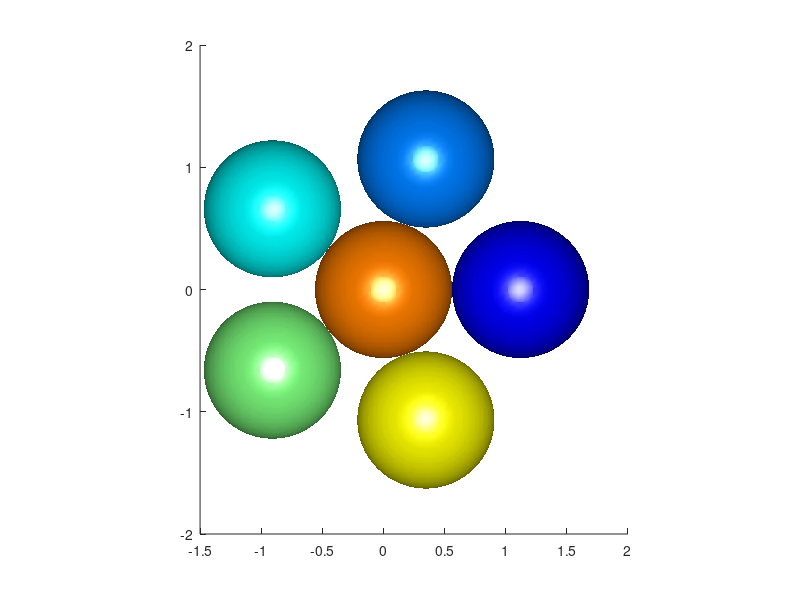

Write the MATLAB code that produced this figure. (Note: this script raises an error after producing the figure.)
function LJ_line_search()
fsz = 20; % fontsize
Na = 7; % the number of atoms
rstar = 2^(1/6); % argument of the minimum of the Lennard-Jones pair potential V(r) = r^(-12) - r^(-6)
tol = 1e-9; % stop iterations when || grad f|| < tol
iter_max = 500; % the maximal number of iterations
draw_flag = 1; % if draw_flag = 1, draw configuration at every iteration
% parameters for backtracking line search
c = 0.1;
rho = 0.9;
%% Set up the initial configuration

% Four lical minima of LJ7:
% f1 = -16.50538417 Pentagonal bipyramid 
% f2 = -15.93504306 Capped octahedron 
% f3 = -15.59321094 Tricapped tetrahedron 
% f4 = -15.53306005 Bicapped trigonal bipyramid

% Options: model = 0,1,2,3, or 4.
% Model 0 corresponds to a random initialization.
% Models 1--4 set the system up close to the corresponding local minima
% listed above.

model = 1;
if model > 0
    Na = 7;
end
xyz = initial_configuration(model,Na,rstar);
drawconf(xyz,1);

x = remove_rotations_translations(xyz);
LJhess(x)
%% start minimization
% choose algorithm
% direction = 1: steepest descent
% direction = 2: Newton
direction = 2;

f = LJpot(x);
g = LJgrad(x);
norm_g = norm(g);
fprintf("Initially, f = %d, ||grad f|| = %d\n",f,norm_g);
iter = 1;

fvals = zeros(iter_max);
fvals(1) = f;
ngvals = zeros(iter_max);
ngvals(1) = norm_g;

fail_flag = 0;

while norm_g > tol && iter < iter_max 
    % choose search direction
    switch direction
        case 1 % steepest descent
            p = -g;
            dir = "SD";
        case 2 % Newton
            H = LJhess(x);
            [~,flag] = chol(H);
            if flag == 0 % H is SPD, use Newton's direction
                p = -H\g; 
                dir = "Newton";
            else % use the steepest descent direction
                p = -g;
                dir = "SD";
            end
        otherwise
            return
    end
    % normalize the search direction if its length greater than 1
    norm_p = norm(p);
    if norm_p > 1
        p = p/norm_p;
    end
    % do backtracking line search along the direction p
    a = 1;
    f_temp = LJpot(x + a*p);
    cpg = c*p'*g;
    while f_temp > f + a*cpg % check Wolfe's condition 1
        a = a*rho;
        if a < 1e-14
            fprintf("line search failed\n");
            iter = iter_max;
            fail_flag = 1;
            break;
        end
        f_temp = LJpot(x + a*p);        
    end
    x = x + a*p;
    f = LJpot(x);
    g = LJgrad(x);
    norm_g = norm(g);
    fprintf("iter %d : dir = %s, f = %d, ||grad f|| = %d, step length = %d\n",iter,dir,f,norm_g,a);
    if draw_flag == 1
        % restore all coordinates
        xyz = reshape([0;0;0;x(1);0;0;x(2:3);0;x(4:end)],3,Na);
        drawconf(xyz,1);
    end
    iter = iter + 1;
    fvals(iter) = f;
    ngvals(iter) = norm_g;
    if fail_flag == 1
        break;
    end
end
xyz = reshape([0;0;0;x(1);0;0;x(2:3);0;x(4:end)],3,Na);
drawconf(xyz,1);

figure(2);
clf;
hold on;
grid on;
plot(0:(iter-1),fvals(1:iter),'Linewidth',2)
set(gca,'Fontsize',fsz);
xlabel('Iteration #','FontSize',fsz);
ylabel('Function values','FontSize',fsz);

figure(3);
clf;
hold on;
grid on;
plot(0:(iter-1),ngvals(1:iter),'Linewidth',2)
set(gca,'Yscale','log','Fontsize',fsz);
xlabel('Iteration #','FontSize',fsz);
ylabel('||grad f||','FontSize',fsz);

if fail_flag == 0
    xyz = reshape([0;0;0;x(1);0;0;x(2:3);0;x(4:end)],3,Na);
    visualconf(xyz,4);
end

figure(5);
clf;
hold on;
grid on;
evals = sort(eig(LJhess(x)),'ascend');
plot(evals,'.','Markersize',20)
if evals(1) > 0
    set(gca,'Yscale','log','Fontsize',fsz);
else
    set(gca,'Yscale','linear','Fontsize',fsz);
end    
xlabel('index','FontSize',fsz);
ylabel('Eigenvalues of the Hessian','FontSize',fsz);

end

%% make initial configuration
function xyz = initial_configuration(model,Na,rstar)
xyz = zeros(3,Na);
switch(model)
    case 1 % Pentagonal bipyramid
        p5 = 0.4*pi;
        he = sqrt(1 - (0.5/sin(0.5*p5))^2);
        for k = 1 : 5
            xyz(1,k) = cos((k-1)*p5); 
            xyz(2,k) = sin((k-1)*p5); 
            xyz(3,k) = 0;  
        end
        xyz(3,6) = he;
        xyz(3,7) = -he;

case 2 % Capped octahedron
        r = 1/sqrt(2);
        p4 = 0.5*pi;
        pp = p4/2;
        p0 = pi*1.5 - pp;
        x0 = sin(pp);
        y0 = cos(pp);
        z0 = 0;
        for k = 1 : 4
            xyz(1,k) = x0 + r*cos(p0 + (k-1)*p4);
            xyz(2,k) = y0 + r*sin(p0 + (k-1)*p4);
            xyz(3,k) = z0;
        end
        xyz(:,5) = [x0, y0, z0 + r]';
        xyz(:,6) = [x0, y0, z0 - r]';
        xyz(:,7) = [3*x0, y0, z0 + r]';

    case 3  % Tricapped tetrahedron
        p3 = 2*pi/3;
        pp = p3/2;
        r = 1/sqrt(3);
        beta = 0.5*pi -asin(1/3) - acos(1/sqrt(3));
        r1 = cos(beta);
        p0 = 1.5*pi - pp;
        x0 = sin(pp);
        y0 = cos(pp);
        z0 = 0;
        for k = 1 : 3
            xyz(1,k) = x0 + r*cos(p0 + (k-1)*p3);
            xyz(2,k) = y0 + r*sin(p0 + (k-1)*p3);
            xyz(3,k) = z0;
            xyz(1,k + 3) = x0 + r1*cos(p0 + pp + (k-1)*p3);
            xyz(2,k + 3) = y0 + r1*sin(p0 + pp + (k-1)*p3);
            xyz(3,k + 3) = z0 + sqrt(2/3) - sin(beta);
        end
        xyz(:,7) = [x0, y0, z0 + sqrt(2/3)]';

    case 4 % Bicapped trigonal bipyramid
        p3 = 2*pi/3;
        pp = p3/2;
        r = 1/sqrt(3);
        beta = 0.5*pi -asin(1/3) - acos(1/sqrt(3));
        r1 = cos(beta);
        p0 = 1.5*pi - pp;
        x0 = sin(pp);
        y0 = cos(pp);
        z0 = 0;
        for k = 1 : 3
            xyz(1,k) = x0 + r*cos(p0 + (k-1)*p3);
            xyz(2,k) = y0 + r*sin(p0 + (k-1)*p3);
            xyz(3,k) = z0;
        end
        xyz(:,4) = [x0 + r1*cos(p0 + pp), y0 + r1*sin(p0 + pp), z0 + sqrt(2/3) - sin(beta)]';
        xyz(:,5) = [x0 + r1*cos(p0 + pp + p3), y0 + r1*sin(p0 + pp+p3), z0 - sqrt(2/3) + sin(beta)]';
        xyz(:,6) = [x0, y0, z0 - sqrt(2/3)]';
        xyz(:,7) = [x0, y0, z0 + sqrt(2/3)]';

    otherwise % random configuration
        hR = 0.01;
        xyz = zeros(3,Na);
        xyz(:,1) = [0;0;0];
        a = randn(3,Na - 1);
        rad = sqrt(a(1,:).^2 + a(2,:).^2 + a(3,:).^2);
        a = a*diag(1./rad);
        for i = 2 : Na
            clear rad
            clear x
            rad = sqrt(xyz(1,1 : i - 1).^2 + xyz(2,1 : i - 1).^2 + xyz(3,1 : i - 1).^2);
            R = max(rad) + rstar;
            xa = R*a(:,i-1);
            x = [xyz(:,1 : i - 1), xa];
            f = LJ(x(:));
            fnew = f;
            while 1
                R = R - hR;
                xa = R*a(:,i - 1);
                x = [xyz(:,1 : i - 1), xa];
                f = fnew;
                fnew = LJ(x(:));
                if fnew > f
                    break;
                end
            end
            xyz(:,i) = xa;
        end
        cmass = mean(xyz,2);
        xyz = xyz - cmass*ones(1,Na);
end
xyz = xyz*rstar;
end

%%
%%
function v = LJpot(xyz) % 
% xyz must be a column vector
[m, ~] = size(xyz);
Na = (m + 6)/3 ;
x_aux = [0;0;0;xyz(1);0;0;xyz(2:3);0;xyz(4:m)];
m = length(x_aux);
% restore atomic coordinates 
x = reshape(x_aux,3,Na);
r = zeros(Na);
for k = 1 : Na
    r(k,:) = sqrt(sum((x - x(:,k)*ones(1,Na)).^2,1));
end
r = r + diag(ones(Na,1));
aux = 1./r.^6;
L = (aux - 1).*aux;
L = L - diag(diag(L));
v = 2*sum(sum(L));
end
 
 %%
function dv = LJgrad(xyz) % 
[m, ~] = size(xyz);
Na = (m + 6)/3 ;
x_aux = [0;0;0;xyz(1);0;0;xyz(2:3);0;xyz(4:m)];
m = length(x_aux);
% restore atomic coordinates
g = zeros(size(x_aux));
x = reshape(x_aux,3,Na);
r = zeros(Na);
for k = 1 : Na
    r(k,:) = sqrt(sum((x - x(:,k)*ones(1,Na)).^2,1));
end
r = r + diag(ones(Na,1));
L = -6*(2./r.^6 - 1)./r.^8;
for k = 1 : Na
    Lk = L(:,k);
    g(1 + (k-1)*3 : k*3) = (x(:,k)*ones(1,Na) - x)*Lk;
end

g = 4*g;
dv = g([4,7,8,10 : Na*3]);
end

%%
 function dv = LJder(r)
 dv = -12*r.^(-13) + 6*r.^(-7);
 end
%%
%%
function H = LJhess(x) % find the Hessian using finite differences
h = 1e-6;
n = length(x);
H = zeros(n);
e = eye(n);
for i = 1 : n
    di = e(:,i)*h;
    Hei = 0.5*(LJgrad(x + di) - LJgrad(x - di))/h;
    for j = 1 : i
        H(j,i) = e(j,:)*Hei;
        H(i,j) = H(j,i);
    end
end
end

%%
function x = remove_rotations_translations(xyz)
% removes rotational and translational degrees of freedom
% input should be 3 by Na matrix
% output = column vector 3*Na - 6 by 1
[m, Na] = size(xyz);
if m ~= 3 || Na < 3
    fprintf('Error in remove_rotations_translations: [m = %d, Na = %d]\n',m,Na);
    return
end
    % shift atom 1 to the origin;
    xyz = xyz - xyz(:,1)*ones(1,Na);
    % Use a Householder reflection to place atom 2 on the x-axis
    u = xyz(:,2);
    noru = norm(u);
    ind = find(abs(u) > 1e-12, 1 );
    xyz = circshift(xyz,[1 - ind,0]);
    u = xyz(:,2);
    u(1) = u(1) + sign(u(1))*noru;
    noru = norm(u);
    if noru > 1e-12
        House = eye(3);
        u = u/noru;
        House = House - 2*u*u';
        xyz = House*xyz;
    end
    % Perform rotation around the x-axis to place atom 3 onto the xy-plane
    R = eye(3);
    a = xyz(:,3);
    r = sqrt(a(2)^2 + a(3)^2);
    if r > 1e-12
        R(2,2) = a(2)/r;
        R(3,3) = R(2,2);
        R(2,3) = a(3)/r;
        R(3,2) = -R(2,3);
        xyz = R*xyz;
    end
    %% prepare input vector
    x_aux = xyz(:); % make xyz into column vector
    % x = [x2 x3 y3 x4 y4 z4 ... xNa yNa ZNa]';
    x = x_aux([4,7,8,10 : Na*3]);
%     fprintf('Ndim = %d\n',N);

end
%%
function v = LJ(xyz) % 
global feval
feval = feval + 1;
m = length(xyz);
Na = m/3;
x = reshape(xyz,3,Na);
r = zeros(Na);
for k = 1 : Na
    r(k,:) = sqrt(sum((x - x(:,k)*ones(1,Na)).^2,1));
end
r = r + diag(ones(Na,1));
aux = 1./r.^6;
L = (aux - 1).*aux;
L = L - diag(diag(L));
v = 2*sum(sum(L));
end

%% 
function drawconf(xyz,fig)
figure(fig);   
clf;
hold on;
Na = size(xyz,2);

rstar = 0.5*2^(1/6);
t = linspace(-1,1,50);
[X, Y, Z] = meshgrid(t,t,t);
V = sqrt(X.^2 + Y.^2 + Z.^2);
[faces,verts] = isosurface(X,Y,Z,V,rstar);
nverts = size(verts,1);
e = ones(nverts,1);
col = jet(Na);


hold on;
for i = 1 : Na
    patch('Vertices',verts + e*xyz(:,i)','Faces',faces,'Facecolor',col(i,:),...
        'EdgeColor','none','LineStyle','none');
end
camlight('headlight');
lighting gouraud
set(gca,'DataAspectRatio',[1,1,1]);
alpha(0.8);
view(3)
axis off
drawnow
end
